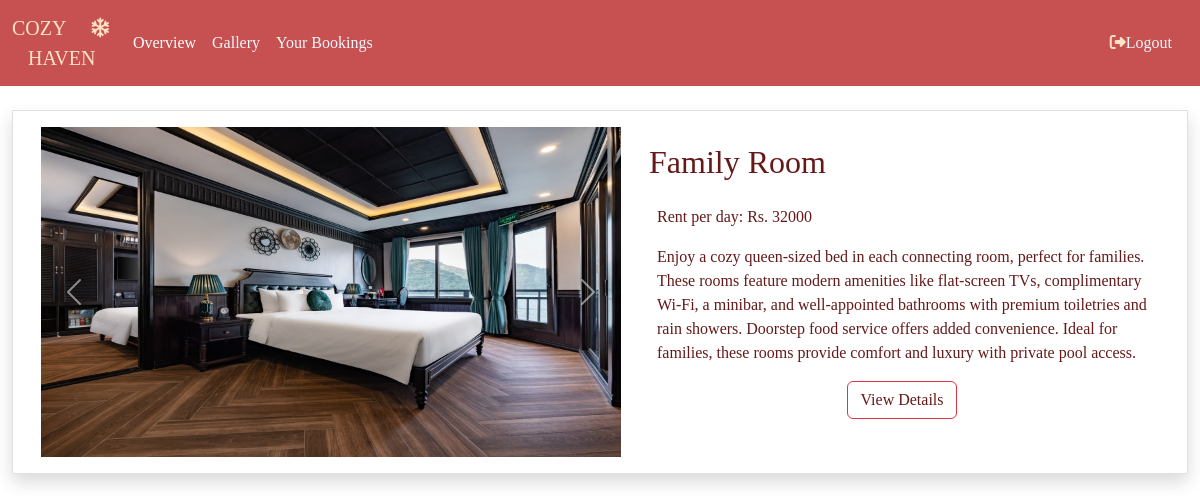
Page /guest/room/connecting room on the committed database.
### website/models.py (models this page shows, shortened)
class Rooms(models.Model):
    title=models.CharField(max_length=100)
    rent=models.PositiveBigIntegerField()
    image1=models.ImageField(upload_to='room_img')
    image2 = models.ImageField(upload_to='room_img',blank=True, null=True)
    image3 = models.ImageField(upload_to='room_img', blank=True, null=True)
    image4 = models.ImageField(upload_to='room_img', blank=True, null=True)
    image5 = models.ImageField(upload_to='room_img', blank=True, null=True)
    options=(
        ("standard room","standard room"),
        ("deluxe room","deluxe room"),
        ("suite room","suite room"),
        ("connecting room","connecting room")
    )
    type=models.CharField(max_length=100,choices=options)
    description=models.CharField(max_length=1000,default='')
    amenities=models.TextField(max_length=1000,default='')
    bathroom=models.TextField(max_length=1000,default='')
    special_features=models.TextField(max_length=1000,default='')
    policies=models.TextField(max_length=1000,default='')
    additional_info=models.TextField(max_length=1000,default='')

### guest/views.py (the view)
# urls.py: path('room/<str:rd>',RoomView.as_view(),name="room"),
class RoomView(ListView):
    template_name="rooms.html"
    queryset=Rooms.objects.all()
    context_object_name="data"
    def get_queryset(self) -> QuerySet[Any]:
        qs=super().get_queryset()
        qs=qs.filter(type=self.kwargs.get('rd'))
        return qs

### guest/templates/rooms.html (shortened to what this page needs)
{% extends 'nav.html' %}
{% block nav %}
{% for i in data %}
<div class="container-fluid p-4">
    <div class="row border p-3 shadow">
        <div id="carouselExampleControls{{ forloop.counter }}" class="carousel slide col" data-bs-ride="carousel">
            <div class="carousel-inner">
                {% if i.image1 %}
                  <div class="carousel-item active">
                    <img src="{{ i.image1.url }}" class="d-block" style="width:580px; height:330px;" alt="...">
                  </div>
                {% endif %}
            </div>
            <button class="carousel-control-prev" type="button" data-bs-target="#carouselExampleControls{{ forloop.counter }}" data-bs-slide="prev">
              <span class="carousel-control-prev-icon" aria-hidden="true"></span>
            </button>
            <button class="carousel-control-next" type="button" data-bs-target="#carouselExampleControls{{ forloop.counter }}" data-bs-slide="next">
              <span class="carousel-control-next-icon" aria-hidden="true"></span>
            </button>
        </div>
        <div class="col d-flex flex-column p-3">
          <h2 class="mb-4" style="font-family: 'Brush Script MT', cursive; color: rgb(101, 25, 25); text-transform: capitalize;">{{ i.title }}</h2>
          <div id="det">
            <p class="ms-2" style="font-family: Cambria, Cochin, Georgia, Times, 'Times New Roman', serif; color: rgb(101, 25, 25);">
              Rent per day: Rs. {{ i.rent }}
            </p>
            <p class="ms-2" style="font-family: Cambria, Cochin, Georgia, Times, 'Times New Roman', serif; color: rgb(101, 25, 25);">
              {{ i.description }}
            </p>
            <div class="d-flex justify-content-evenly">
              <a class="btn btn-outline-danger" href="{% url 'det' i.id%}" style="color: rgb(101, 25, 25); font-family: Cambria, Cochin, Georgia, Times, 'Times New Roman', serif;">View Details</a>
            </div>
          </div>
        </div>
    </div>
</div>
{% endfor %}
{% endblock nav %}

### rows in the picture
Rooms: image1 (picture), title "Family Room", rent "32000", description "Enjoy a cozy queen-sized bed in each connecting room, perfect for families. These rooms feature modern amenities like flat-screen TVs, complimentary Wi-Fi, a minibar, and well-appointed bathrooms with premium toiletries and rain showers. Doorstep food service offers added convenience. Ideal for families, these rooms provide comfort and luxury with private pool access."
